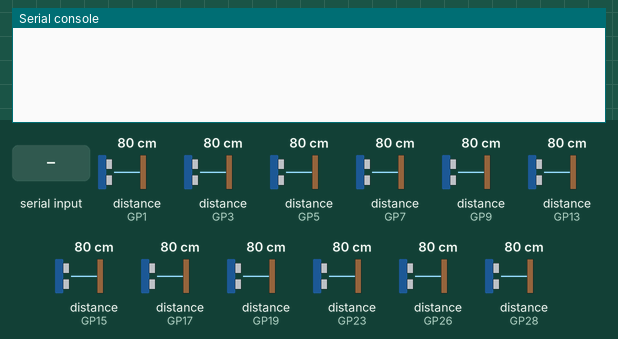
Bench run of a program on a simulated Raspberry Pi Pico running MicroPython. On the bench: the last lines printed to the serial console. The inputs (shaded band) are chosen by the test bench; at power-on: distance to the obstacle (sensors on GP1, GP3, GP5, GP7, GP9, GP13, GP15, GP17, GP19, GP23, GP26, GP28) 80 cm. The echo pulse lasts 58.3 µs per cm.

Above: at 1.2 s.
1.3 s: "maju" typed at the serial console, then Enter
At 2.3 s:
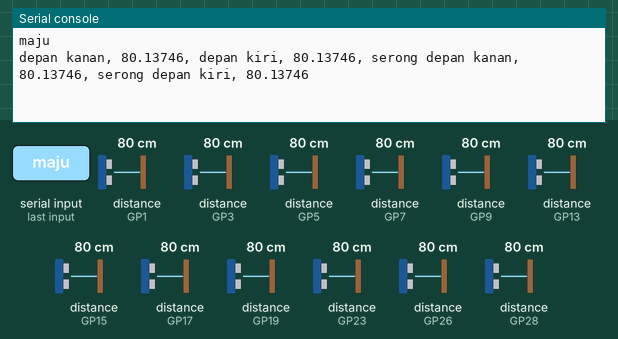
2.8 s: "mundur" typed at the serial console, then Enter
At 3.2 s:
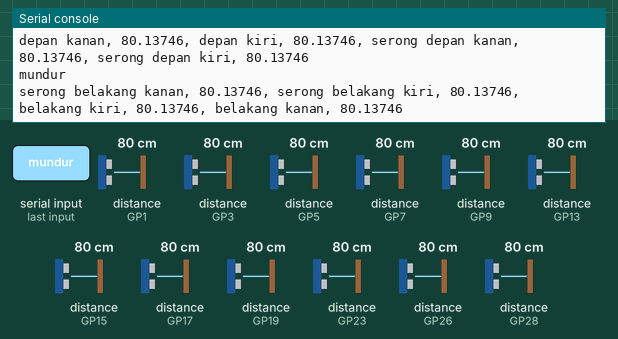
4.3 s: "kiri" typed at the serial console, then Enter
At 5.3 s:
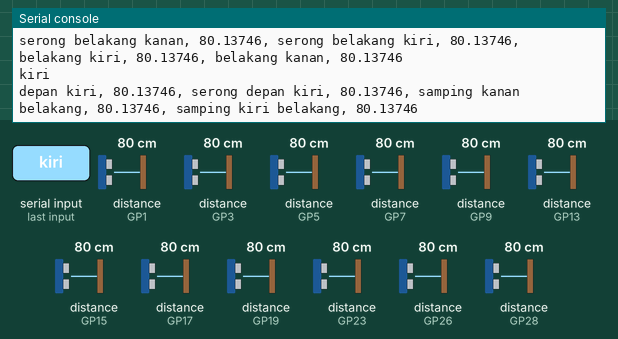
5.8 s: "kanan" typed at the serial console, then Enter
At 7.4 s:
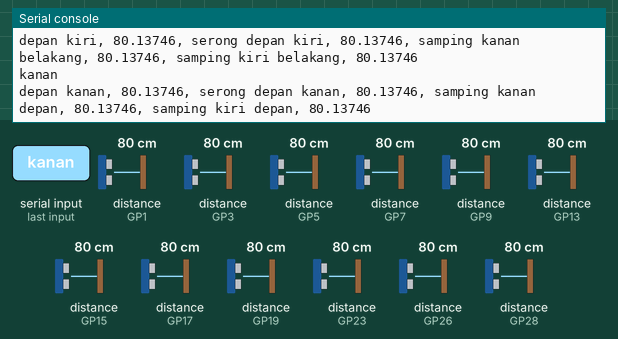

Measured:
- after the input at 1.3 s, the serial console: prints a new line at once (image 1)
- after the input at 2.8 s, the serial console: prints a new line at once (image 2)
- after the input at 4.3 s, the serial console: prints a new line after 0.06 s (image 3)
- after the input at 5.8 s, the serial console: prints a new line after 0.08 s (image 4)

The program:

main.py
```python
from machine import Pin
import utime
import select
import sys

machine.freq(200000000)

poll_obj = select.poll()
poll_obj.register(sys.stdin, select.POLLIN)

sensor_pins = [
    {'trig': 29, 'echo': 23, 'orientation': 'depan kanan'},
    {'trig': 0, 'echo': 1, 'orientation': 'depan kiri'},
    {'trig': 27, 'echo': 28, 'orientation': 'serong depan kanan'},
    {'trig': 2, 'echo': 3, 'orientation': 'serong depan kiri'},
    {'trig': 22, 'echo': 26, 'orientation': 'samping kanan depan'},
    {'trig': 18, 'echo': 19, 'orientation': 'samping kanan belakang'},
    {'trig': 4, 'echo': 5, 'orientation': 'samping kiri depan'},
    {'trig': 6, 'echo': 7, 'orientation': 'samping kiri belakang'},
    {'trig': 16, 'echo': 17, 'orientation': 'serong belakang kanan'},
    {'trig': 8, 'echo': 9, 'orientation': 'serong belakang kiri'},
    {'trig': 14, 'echo': 15, 'orientation': 'belakang kiri'},
    {'trig': 12, 'echo': 13, 'orientation': 'belakang kanan'},
]

sensor_readings = []
obstacle_messages = []

def measure_distance(trig_pin, echo_pin, orientation):
    machine.Pin(trig_pin, machine.Pin.OUT).value(0)
    utime.sleep_us(2)
    machine.Pin(trig_pin, machine.Pin.OUT).value(1)
    utime.sleep_us(5)
    machine.Pin(trig_pin, machine.Pin.OUT).value(0)
    pulse_time = machine.time_pulse_us(machine.Pin(echo_pin, machine.Pin.IN), 1, 30000)
    distance_cm = (pulse_time / 2) / 29.1
    return (orientation, distance_cm)

def continuous_measurement(direction):
    global sensor_readings
    global obstacle_messages

    if direction == 'maju':
        indices = [0, 1, 2, 3]
    elif direction == 'mundur':
        indices = [8, 9, 10, 11]
    elif direction == 'kiri':
        indices = [1, 3, 5, 7]
    elif direction == 'kanan':
        indices = [0, 2, 4, 6]

    for sensor_index in indices:
        sensor = sensor_pins[sensor_index]
        orientation = sensor['orientation']
        distance_cm = measure_distance(sensor['trig'], sensor['echo'], orientation)[1]
        sensor_readings.append(f"{orientation}, {distance_cm}")

    if len(sensor_readings) == 4:
        print(", ".join(sensor_readings))
        sensor_readings = []

while True:
    if poll_obj.poll(0):
        direction = sys.stdin.readline().strip()
        if direction:
            #print("Received direction:", direction)
            if direction in ['maju', 'mundur', 'kiri', 'kanan']:
                continuous_measurement(direction)
            else:
                print("Invalid direction entered!")

    utime.sleep_ms(100)
```
